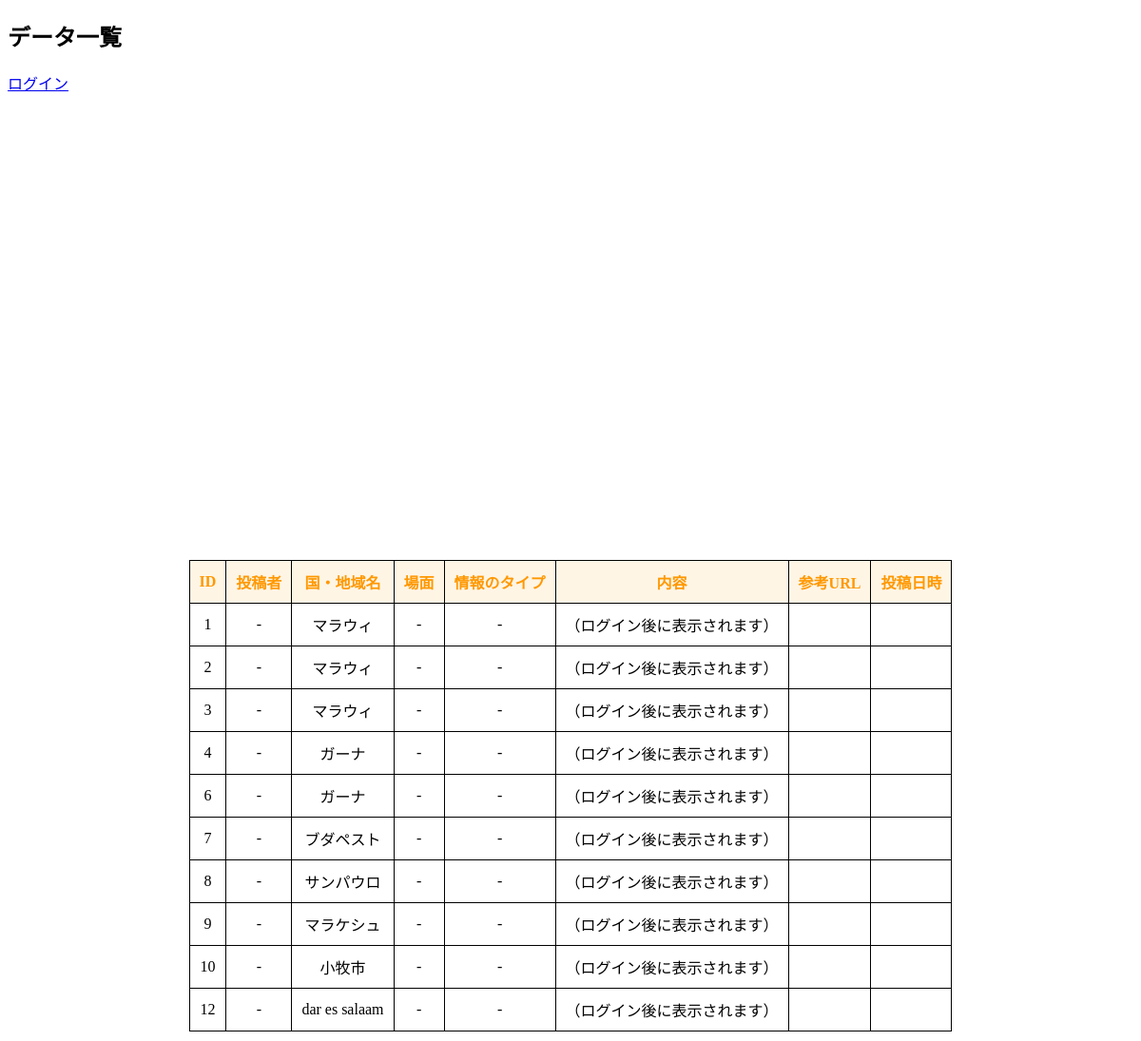
The page /select.php on the database its author committed.
### tables this page shows
CREATE TABLE `php04_needs_table` (
  `id` int(12) NOT NULL,
  `name` varchar(64) NOT NULL,
  `country` varchar(64) NOT NULL,
  `scene` text NOT NULL,
  `type` varchar(64) NOT NULL,
  `content` text NOT NULL,
  `url` text NOT NULL,
  `indate` datetime NOT NULL,
  `lat` text NOT NULL,
  `lng` text NOT NULL,
  `user_id` int(12) NOT NULL
);

### funcs.php (called while the page is built, shortened)
<?php
function h($str)
{
    return htmlspecialchars($str, ENT_QUOTES);
}

### select.php (the view, shortened to what this page needs)
<?php
require_once('funcs.php');
if(!isset($_SESSION['chk_ssid']) || $_SESSION['chk_ssid']!= session_id()){
    $logout=1;
} else {
    $login=1;
    session_regenerate_id(true);
    $_SESSION['chk_ssid'] = session_id();
}
$pdo = db_conn();
$stmt = $pdo->prepare("SELECT* FROM php04_needs_table");
$status = $stmt->execute();
$view=[];
if ($status==false) {
  $error = $stmt->errorInfo();
  exit("ErrorQuery:".$error);
}else if($logout == 1){
  while( $result = $stmt->fetch(PDO::FETCH_ASSOC)){
    $view[] = [
      'id'=>$result['id'],
      'name'=>'-',
      'country'=>$result['country'],
      'scene'=>'-',
      'type'=>'-',
      'content'=>'（ログイン後に表示されます）',
      'url'=>'',
      'indate'=>'',
      'lat'=>$result['lat'],
      'lng'=>$result['lng']
    ];
  }
}else {
  while( $result = $stmt->fetch(PDO::FETCH_ASSOC)){
    $view[] = $result;
  }
}
?>
<!DOCTYPE html>
<html lang="ja">
<head>
</head>
<body id="main">
<header>
  <h2 class="title">データ一覧</h2>
</header>
<?php
if($logout==1){
  echo '<a href="login.php">ログイン</a>';
}else{
  echo '<a href="logout.php">ログアウト</a>';
}
?>
<div id="maparea">
    <div id="myMap"></div>
</div>
<div class="result_area">
  <table>
    <tr>
      <th>ID</th>
      <th>投稿者</th>
      <th>国・地域名</th>
      <th>場面</th>
      <th>情報のタイプ</th>
      <th>内容</th>
      <th>参考URL</th>
      <th>投稿日時</th>
    </tr>
    <?php
        for( $j =0; $j< count($view); $j++){
    ?>
      <tr>
        <td><?php echo h($view[$j]['id']); ?></td>
        <td><?php echo h($view[$j]['name']); ?></td>
        <td><?php echo h($view[$j]['country']); ?></td>
        <td><?php echo h($view[$j]['scene']); ?></td>
        <td><?php echo h($view[$j]['type']); ?></td>
        <td class="table_content"><?php echo h($view[$j]['content']); ?></td>
        <td>
        </td>
        <td><?php echo h($view[$j]['indate']); ?></td>
      </tr>
    <?php
    }
    ?>
  </table>
</div>
</body>
</html>

### select.php (style rules this page uses)
html, body { height: 100%; }
table { text-align: center; border-collapse: collapse; margin: auto; }
th,td { border: solid 1px black; padding: 10px; }
table th { color: #FF9800; background: #fff5e5; }
.table_content { max-width: 500px; }
.result_area { padding: 10px; font-size: 16px; }
#myMap { height: 90%; }
#maparea { height: 60%; width: 80%; margin: auto; }

### rows shown on the page
php04_needs_table: id "1", country "マラウィ"
php04_needs_table: id "2", country "マラウィ"
php04_needs_table: id "3", country "マラウィ"
php04_needs_table: id "4", country "ガーナ"
php04_needs_table: id "6", country "ガーナ"
php04_needs_table: id "7", country "ブダペスト"
php04_needs_table: id "8", country "サンパウロ"
php04_needs_table: id "9", country "マラケシュ"
php04_needs_table: id "10", country "小牧市"
php04_needs_table: id "12", country "dar es salaam"

### other values the page prints
$view[$j]['name'] "-"
$view[$j]['scene'] "-"
$view[$j]['type'] "-"
$view[$j]['content'] "（ログイン後に表示されます）"
